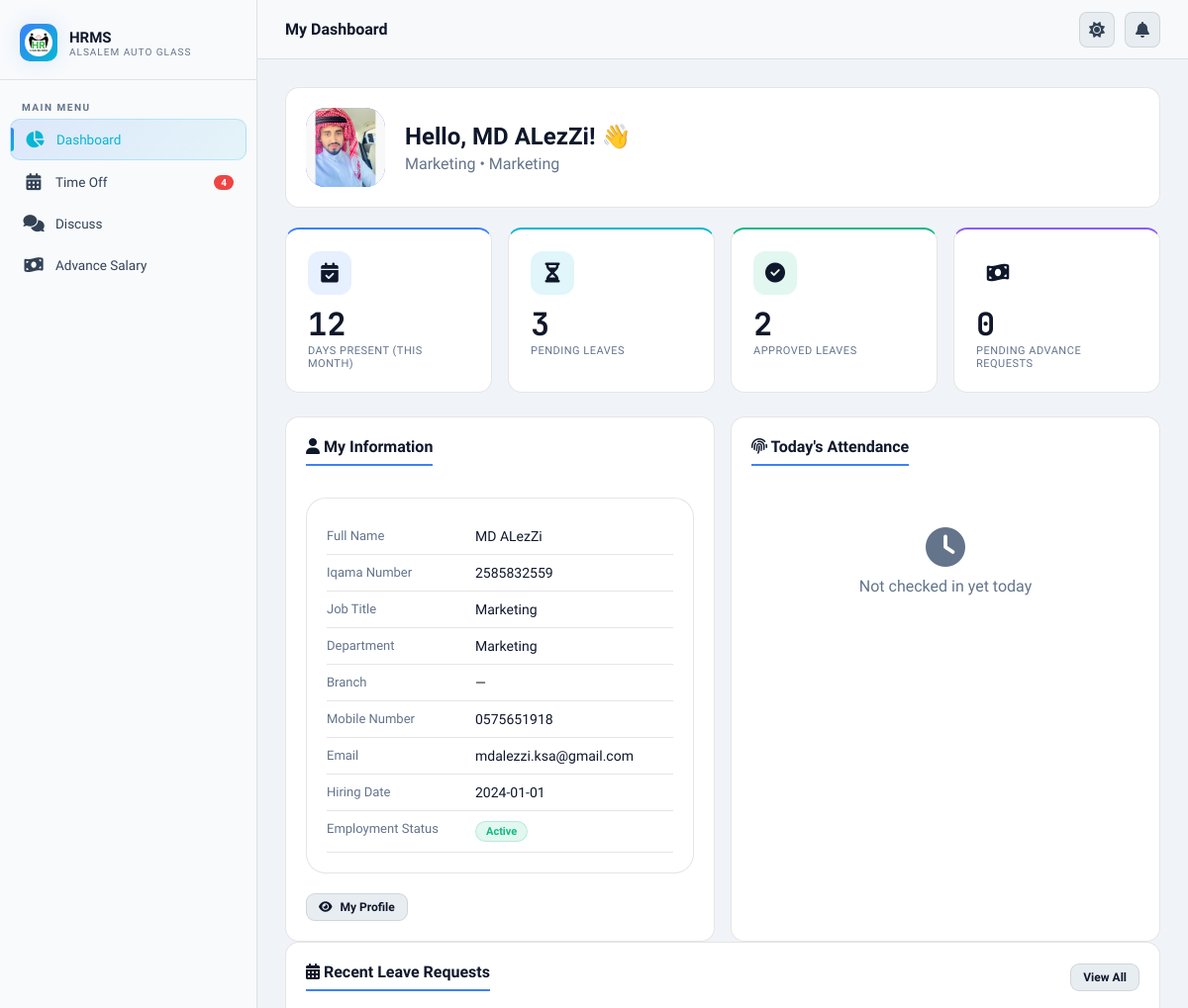
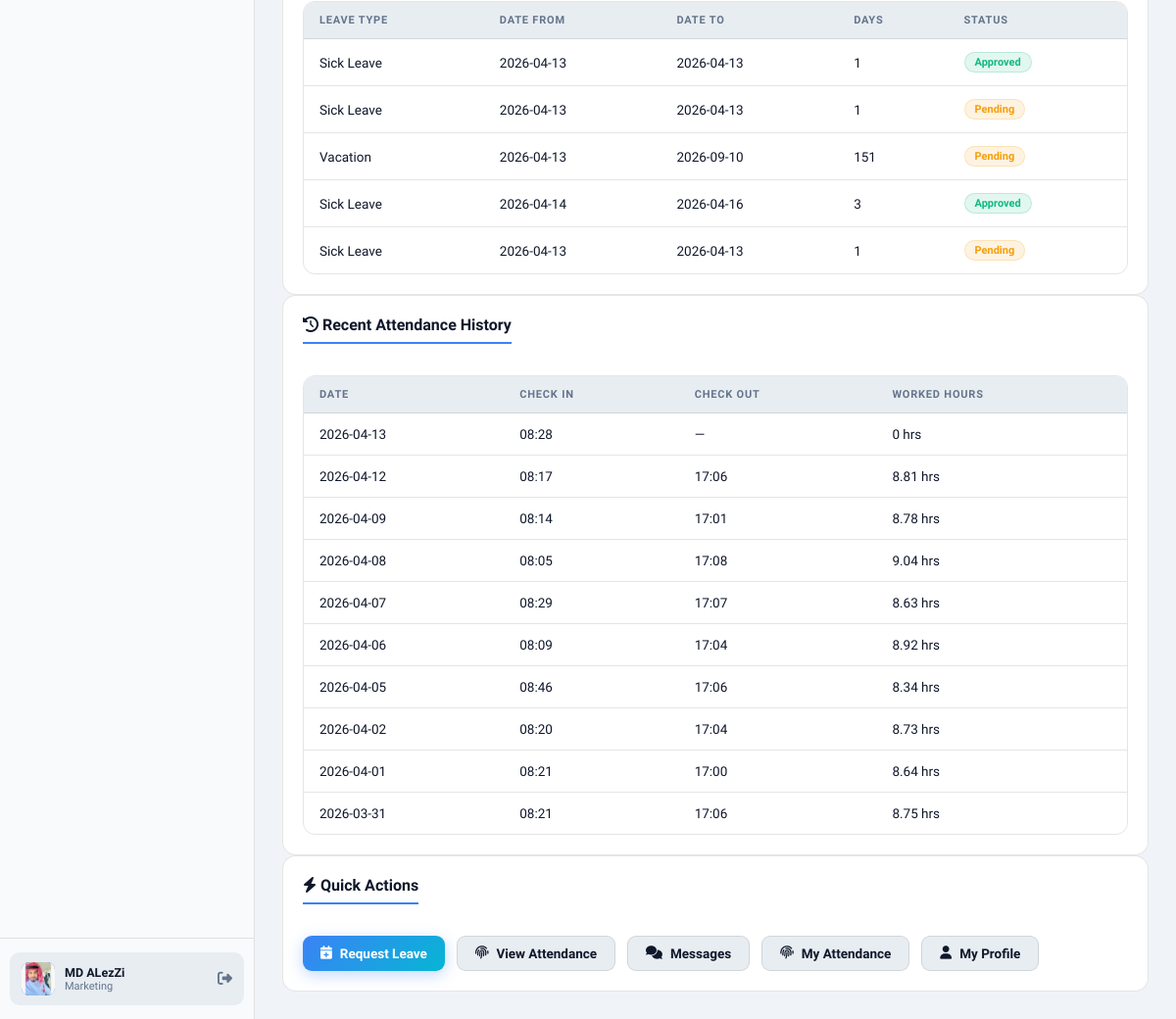
The app's page / (signed in), older data (2 pictures, top to bottom).
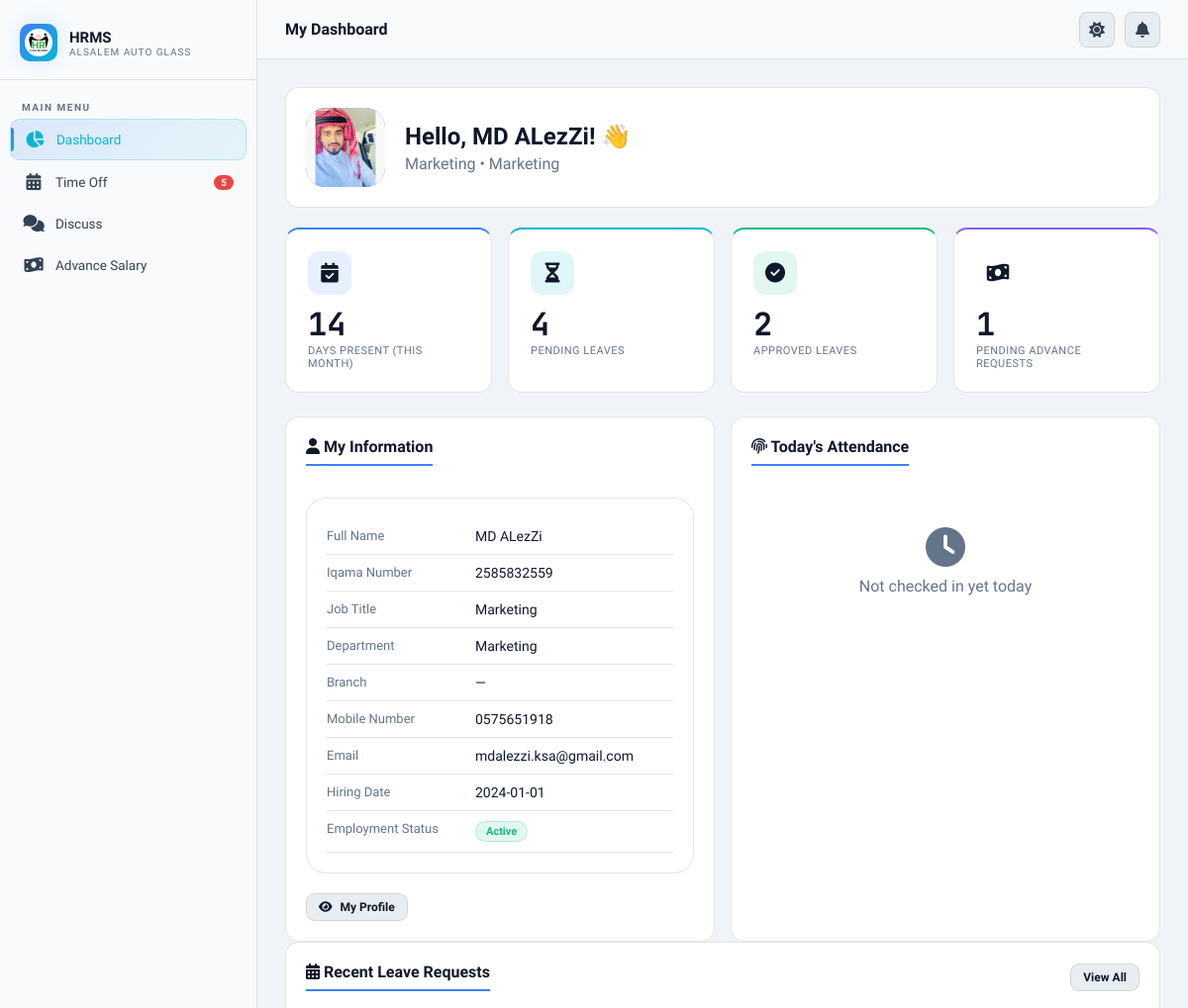
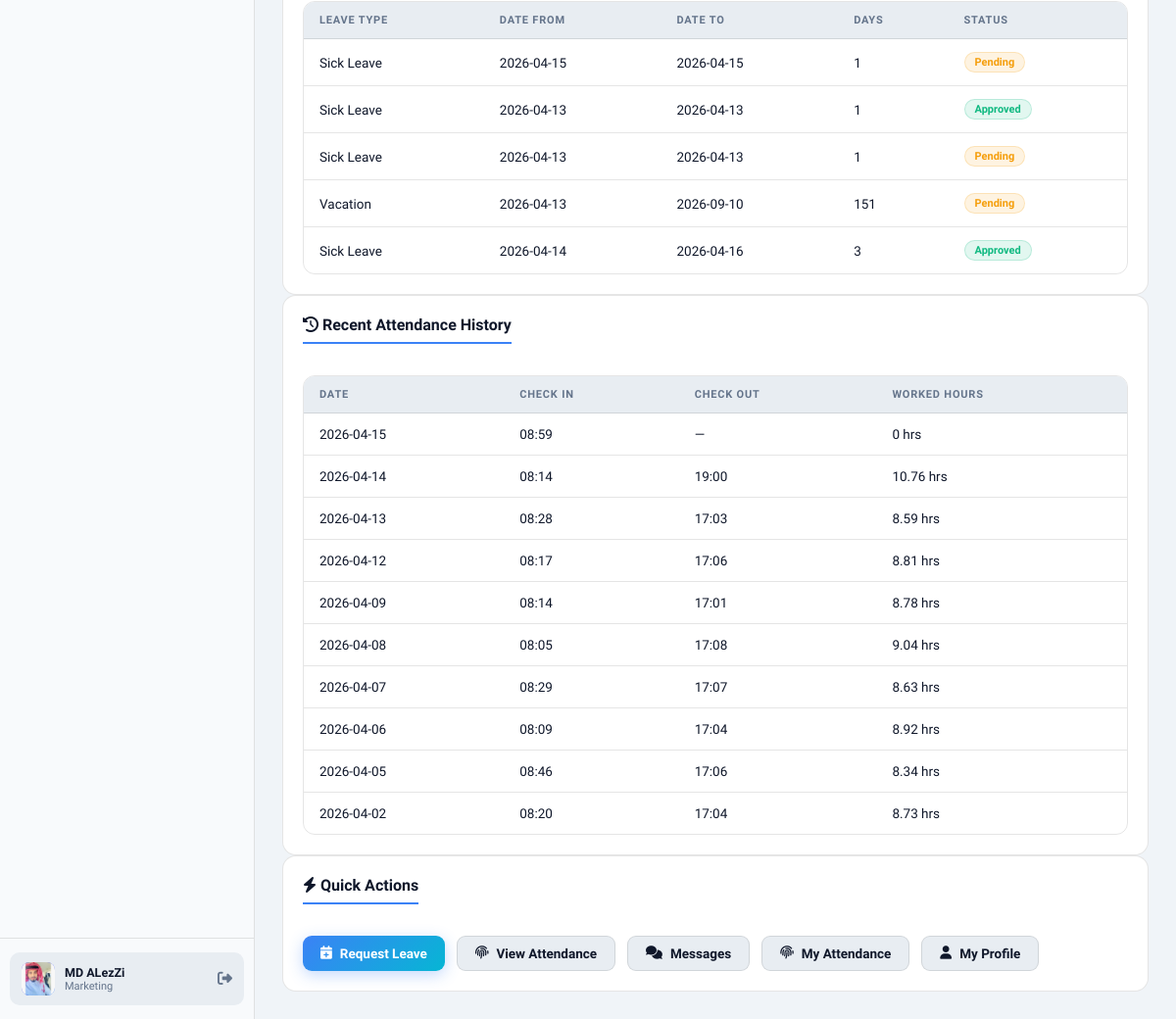
The same page, newer data (2 pictures, top to bottom).
### core/models.py (models this page shows, shortened)
class TimeOffRequest(models.Model):
    STATUS_CHOICES = [
        ("pending", "Pending"),
        ("approved", "Approved"),
        ("refused", "Refused"),
        ("cancelled", "Cancelled"),
    ]
    APPROVAL_STATE_CHOICES = [
        ("draft", "Draft"),
        ("submitted", "Submitted"),
        ("branch_approved", "Branch Manager Approved"),
        ("manager_approved", "Manager Approved"),
        ("ceo_approved", "CEO Approved"),
        ("hr_approved", "HR Approved"),
        ("approved", "Approved"),
        ("refused", "Refused"),
    ]
    REQUESTER_ROLE_CHOICES = [
        ("employee", "Employee"),
        ("officer", "Officer"),
        ("branch_manager", "Branch Manager"),
        ("manager", "Manager"),
        ("hr", "HR"),
    ]
    status = models.CharField(max_length=20, choices=STATUS_CHOICES, default="pending")
    approval_state = models.CharField(
        max_length=20, choices=APPROVAL_STATE_CHOICES, default="draft"
    )
    requester_role = models.CharField(
        max_length=20, choices=REQUESTER_ROLE_CHOICES, blank=True
    )
    refused_reason = models.TextField(blank=True)
    employee = models.ForeignKey(
        Employee, on_delete=models.CASCADE, related_name="time_off_requests"
    )
    leave_type = models.ForeignKey(TimeOffType, on_delete=models.CASCADE)
    date_from = models.DateField()
    date_to = models.DateField()
    supporting_document = models.FileField(
        upload_to="timeoff_documents/",
        null=True,
        blank=True,
    )
    reason = models.TextField(blank=True)
    status = models.CharField(max_length=20, choices=STATUS_CHOICES, default="pending")
    approved_by = models.ForeignKey(
        Employee,
        null=True,
        blank=True,
        on_delete=models.SET_NULL,
        related_name="approved_requests",
    )
    created_at = models.DateTimeField(auto_now_add=True)
    @property
    def days_count(self):
        return (self.date_to - self.date_from).days + 1

class TimeOffType(models.Model):
    name = models.CharField(max_length=100)
    days_allowed = models.IntegerField(default=0)
    color = models.CharField(max_length=20, default="#4f46e5")

class AttendanceRecord(models.Model):
    employee = models.ForeignKey(
        Employee, on_delete=models.CASCADE, related_name="attendance"
    )
    date = models.DateField()
    check_in = models.DateTimeField(null=True, blank=True)
    check_out = models.DateTimeField(null=True, blank=True)
    source = models.CharField(
        max_length=20,
        choices=[("zkteco", "ZKTeco"), ("manual", "Manual")],
        default="zkteco",
    )
    class Meta:
        unique_together = ("employee", "date")
    @property
    def worked_hours(self):
        if self.check_in and self.check_out:
            delta = self.check_out - self.check_in
            return round(delta.seconds / 3600, 2)
        return 0

### core/views.py (the view)
# urls.py: path("", views.dashboard, name="dashboard"),
@login_required
def dashboard(request):
    if request.user.is_hr:
        total_employees = Employee.objects.filter(employment_status="active").count()
        pending_leaves = TimeOffRequest.objects.filter(status="pending").count()
        today = timezone.now().date()
        present_today = AttendanceRecord.objects.filter(date=today).count()
        unread_messages = Message.objects.filter(
            receiver=request.user, is_read=False
        ).count()
        recent_employees = Employee.objects.filter(employment_status="active").order_by(
            "-date_joined"
        )[:5]
        recent_leaves = TimeOffRequest.objects.order_by("-created_at")[:5]
        context = {
            "total_employees": total_employees,
            "pending_leaves": pending_leaves,
            "present_today": present_today,
            "unread_messages": unread_messages,
            "recent_employees": recent_employees,
            "recent_leaves": recent_leaves,
            "is_hr_dashboard": True,
        }
        return render(request, "dashboard.html", context)
    else:
        employee = request.user
        today = timezone.now().date()
        attendance_today = AttendanceRecord.objects.filter(
            employee=employee, date=today
        ).first()
        if today.day >= 21:
            period_start = today.replace(day=21)
            period_end = today
        else:
            first_of_month = today.replace(day=1)
            prev_month = first_of_month - timezone.timedelta(days=1)
            period_start = prev_month.replace(day=21)
            period_end = today
        attendance_this_month = AttendanceRecord.objects.filter(
            employee=employee,
            date__gte=period_start,
            date__lte=period_end,
        ).count()
        pending_leaves = TimeOffRequest.objects.filter(
            employee=employee, status="pending"
        ).count()
        approved_leaves = TimeOffRequest.objects.filter(
            employee=employee, status="approved"
        ).count()
        total_leaves_taken = TimeOffRequest.objects.filter(
            employee=employee, status="approved"
        ).count()
        recent_leave_requests = TimeOffRequest.objects.filter(
            employee=employee
        ).order_by("-created_at")[:5]
        recent_attendance = AttendanceRecord.objects.filter(employee=employee).order_by(
            "-date"
        )[:10]
        unread_messages = Message.objects.filter(
            receiver=employee, is_read=False
        ).count()
        advance_pending = AdvanceSalaryRequest.objects.filter(
            employee=employee, status="pending"
        ).count()
        context = {
            "is_employee_dashboard": True,
            "employee": employee,
            "attendance_today": attendance_today,
            "attendance_this_month": attendance_this_month,
            "pending_leaves": pending_leaves,
            "approved_leaves": approved_leaves,
            "total_leaves_taken": total_leaves_taken,
            "recent_leave_requests": recent_leave_requests,
            "recent_attendance": recent_attendance,
            "unread_messages": unread_messages,
            "advance_pending": advance_pending,
            "today": today,
        }
        return render(request, "employee_dashboard.html", context)

### core/context_processors.py (called while the page is built)
def notification_counts(request):
    if request.user.is_authenticated:
        return {
            "pending_count": TimeOffRequest.objects.filter(status="pending").count(),
            "unread_count": Message.objects.filter(
                receiver=request.user, is_read=False
            ).count(),
            "pending_advance_count": (
                AdvanceSalaryRequest.objects.filter(status="pending").count()
                if request.user.is_hr
                else 0
            ),
        }
    return {
        "pending_count": 0,
        "unread_count": 0,
        "pending_advance_count": 0,
    }

### core/models.py (called while the page is built)
    @property
    def is_hr(self):
        return self.role == "hr" or self.is_superuser or self.is_staff

### templates/employee_dashboard.html (shortened to what the changed rows need)
{% extends 'base.html' %}
{% block content %}
<div class="grid-4" style="margin-bottom:24px;">
    <div class="stat-card blue stagger-1" onclick="window.location='{% url 'my_attendance' %}'" style="cursor:pointer;">
        <div class="stat-icon blue"><i class="fa-solid fa-calendar-check"></i></div>
        <div class="stat-value">{{ attendance_this_month }}</div>
        <div class="stat-label">Days Present (This Month)</div>
    </div>
    <div class="stat-card cyan stagger-2" onclick="window.location='{% url 'timeoff_list' %}'" style="cursor:pointer;">
        <div class="stat-icon cyan"><i class="fa-solid fa-hourglass-half"></i></div>
        <div class="stat-value">{{ pending_leaves }}</div>
        <div class="stat-label">Pending Leaves</div>
    </div>
    <div class="stat-card purple stagger-4" onclick="window.location='{% url 'advance_salary_list' %}'" style="cursor:pointer;">
    <div class="stat-icon orange"><i class="fa-solid fa-money-bill-wave"></i></div>
    <div class="stat-value">{{ advance_pending }}</div>
    <div class="stat-label">Pending Advance Requests</div>
</div>
</div>
<div class="card stagger-7">
    {% if recent_leave_requests %}
    <div class="table-wrapper">
        <table class="table">
            <thead>
                <tr><th>Leave Type</th><th>Date From</th><th>Date To</th><th>Days</th><th>Status</th></tr>
            </thead>
            <tbody>
                {% for req in recent_leave_requests %}
                <tr>
                    <td>{{ req.leave_type.name }}</td>
                    <td>{{ req.date_from|date:"Y-m-d" }}</td>
                    <td>{{ req.date_to|date:"Y-m-d" }}</td>
                    <td>{{ req.days_count }}</td>
                    <td><span class="badge badge-{% if req.status == 'approved' %}success{% elif req.status == 'pending' %}warning{% else %}danger{% endif %}">{{ req.get_status_display }}</span></td>
                </tr>
                {% endfor %}
            </tbody>
        </table>
    </div>
    {% else %}
    <div style="text-align:center;padding:30px;color:var(--text3);">No leave requests found</div>
    {% endif %}
</div>
<div class="card stagger-8">
    {% if recent_attendance %}
    <div class="table-wrapper" style="margin-top:16px;">
        <table class="table">
            <thead>
                <tr><th>Date</th><th>Check In</th><th>Check Out</th><th>Worked Hours</th></tr>
            </thead>
            <tbody>
                {% for att in recent_attendance %}
                <tr>
                    <td>{{ att.date|date:"Y-m-d" }}</td>
                    <td>{{ att.check_in|date:"H:i"|default:"—" }}</td>
                    <td>{{ att.check_out|date:"H:i"|default:"—" }}</td>
                    <td>{{ att.worked_hours }} hrs</td>
                </tr>
                {% endfor %}
            </tbody>
        </table>
    </div>
    {% else %}
    <div style="text-align:center;padding:30px;color:var(--text3);">No attendance records found</div>
    {% endif %}
</div>
{% endblock %}

### templates/base.html (shortened to what this page needs)
{% load static %}
<!DOCTYPE html>
<html lang="en">
<head>
  <link rel="stylesheet" href="{% static 'css/main.css' %}">
  <link rel="stylesheet" href="https://cdnjs.cloudflare.com/ajax/libs/font-awesome/6.5.0/css/all.min.css">
</head>
<body>
  <div class="app-wrapper">
    <aside class="sidebar" id="sidebar">
      <div class="sidebar-logo">
        <div class="logo-icon">
          <img src="{% static 'img/favicon.png' %}" alt="HRMS Logo"
            style="width: 28px; height: 28px; object-fit: contain;">
        </div>
        <div>
          <div class="logo-text">HRMS</div>
          <div class="logo-sub">AlSalem Auto Glass</div>
        </div>
      </div>
      <nav class="sidebar-nav">
        <div class="nav-label">Main Menu</div>
        <a href="{% url 'dashboard' %}"
          class="nav-item {% if request.resolver_match.url_name == 'dashboard' %}active{% endif %}">
          <span class="nav-icon"><i class="fa-solid fa-chart-pie"></i></span>
          Dashboard
        </a>
        <a href="{% url 'timeoff_list' %}"
          class="nav-item {% if 'timeoff' in request.resolver_match.url_name %}active{% endif %}">
          <span class="nav-icon"><i class="fa-solid fa-calendar-days"></i></span>
          Time Off
          {% if pending_count %}<span class="nav-badge">{{ pending_count }}</span>{% endif %}
        </a>
        <a href="{% url 'discuss' %}"
          class="nav-item {% if 'discuss' in request.resolver_match.url_name %}active{% endif %}">
          <span class="nav-icon"><i class="fa-solid fa-comments"></i></span>
          Discuss
        </a>
        <a href="{% url 'advance_salary_list' %}"
          class="nav-item {% if 'advance' in request.resolver_match.url_name %}active{% endif %}">
          <span class="nav-icon"><i class="fa-solid fa-money-bill-wave"></i></span>
          Advance Salary
        </a>
      </nav>
      <div class="sidebar-footer">
        <div class="user-card">
          <div class="user-avatar">
            {% if request.user.personal_photo %}
            <img src="{{ request.user.personal_photo.url }}" alt="">
            {% else %}
            {{ request.user.full_name|first|upper }}
            {% endif %}
          </div>
          <div>
            <div class="user-name">{{ request.user.full_name|truncatechars:20 }}</div>
            <div class="user-role">{{ request.user.job_title|default:"Employee"|truncatechars:22 }}</div>
          </div>
          <a href="{% url 'logout' %}" style="margin-left:auto;color:var(--text3);font-size:15px;" title="Logout"><i
              class="fa-solid fa-right-from-bracket"></i></a>
        </div>
      </div>
    </aside>
    <div class="main-content">
      <header class="topbar">
        <span class="topbar-title">{% block page_title %}Dashboard{% endblock %}</span>
        <div class="topbar-right">
          <button class="topbar-btn" onclick="toggleTheme()" title="Toggle Theme" id="themeBtn">
            <i id="themeIcon"></i>
          </button>
          <a href="{% url 'discuss' %}" class="topbar-btn" title="Messages"><i class="fa-solid fa-bell"></i></a>
        </div>
      </header>
      <main class="page-content">
        {% block content %}{% endblock %}
      </main>
    </div>
  </div>
  <link href="https://cdn.jsdelivr.net/npm/select2@4.1.0-rc.0/dist/css/select2.min.css" rel="stylesheet" />
</body>
</html>

Row changes from the older to the newer data that the page shows:
no longer on this page (row unchanged): TimeOffRequest: leave_type.name "Sick Leave", date_from "2026-04-13", date_to "2026-04-13", days_count "1", status "Pending"
no longer on this page (row unchanged): AttendanceRecord: date "2026-04-01", check_in "08:21", check_out "17:00", worked_hours "8.64"
no longer on this page (row unchanged): AttendanceRecord: date "2026-03-31", check_in "08:21", check_out "17:06", worked_hours "8.75"
added TimeOffRequest: leave_type.name "Sick Leave", date_from "2026-04-15", date_to "2026-04-15", days_count "1", status "Pending"
added AttendanceRecord: date "2026-04-15", check_in "08:59", check_out "—", worked_hours "0"
added AttendanceRecord: date "2026-04-14", check_in "08:14", check_out "19:00", worked_hours "10.76"
changed AttendanceRecord (number 3 of 10 on the later page): check_out "—" → "17:03"; worked_hours "0" → "8.59"
Text that changed along with them:
{{ pending_count }}: "4" → "5"
{{ attendance_this_month }}: "12" → "14"
{{ pending_leaves }}: "3" → "4"
{{ advance_pending }}: "0" → "1"
